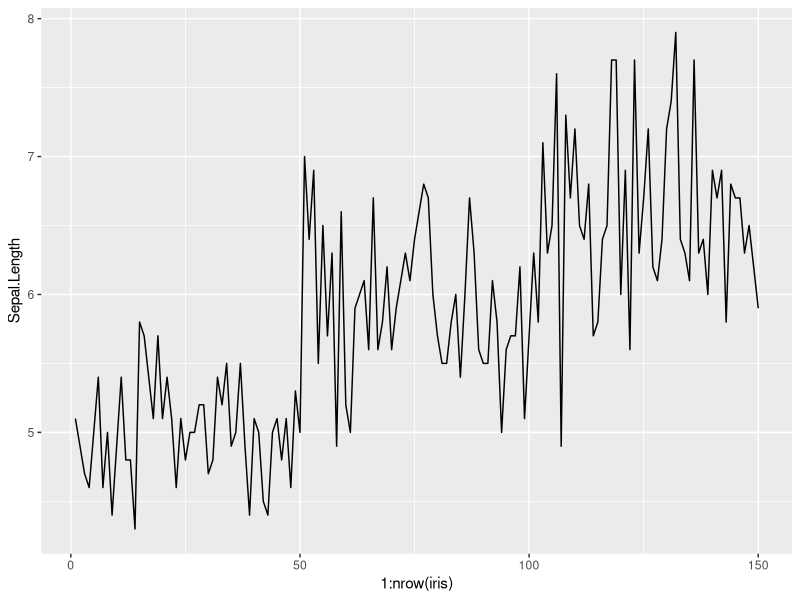
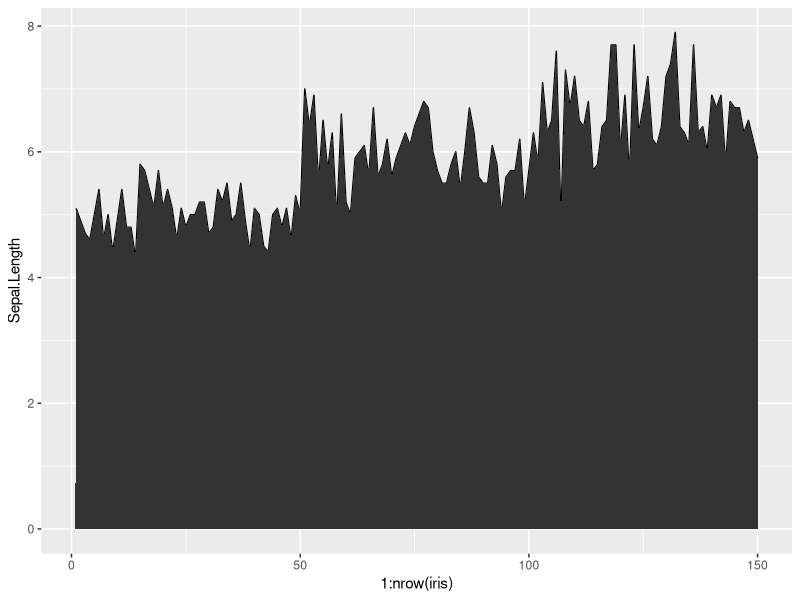

Reproduce these figures in R, in order.

# Add Filling Color to Area Under ggplot2 Line Plot in R (Example  --------

library(ggplot2)

# Create Example Data
data(iris)
head(iris)

my_plot <- ggplot(iris,        # No filling
                  aes(x = 1:nrow(iris),
                      y = Sepal.Length)) +
  geom_line()
my_plot

my_plot +                      # With filling
  geom_area()
# Further Resources & Related Tutorials
# Please find some related R tutorials in the following list:
#   
#   Control Line Type & Shape of Plot in Base R
# How to Modify ggplot2 Plot Area Margins
# Draw Plot with Regression Line in Certain Limits
# Get Fitted Values of Regression Line from ggplot2 Plot
# The resources above will be added soon.

# Summary: This tutorial showed how to add a filling color to the area under a line plot in the R programming language. If you have any additional questions, please let me know in the comments section.
